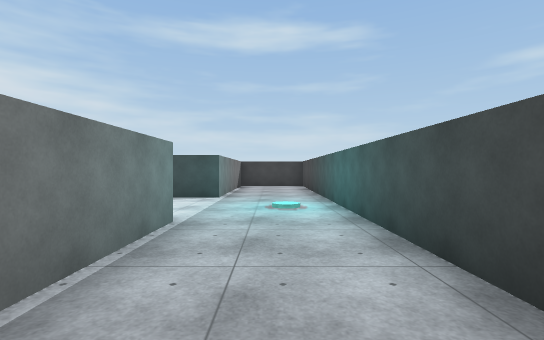
[1] (above)

17 first-person views from a walk through a scene from a Unity 3-D project. The camera is 1.3 m above the floor, looks level and sees 85° across. The floor is counted in squares, 2 m on a side. Each view is taken from the middle of a square. On the plan, view 1 faces up. The plan holds only what a view shows up to about 9 squares ahead; the rest is blank. The place goes on beyond the plan. The player is left out. Some animated figures are not drawn. Surface patterns are stand-ins for the level's own textures.

[2]
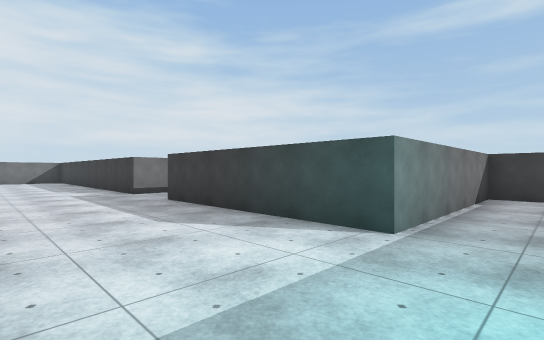

[3]
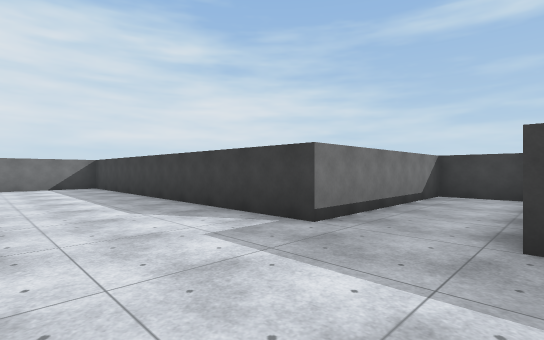

[4]
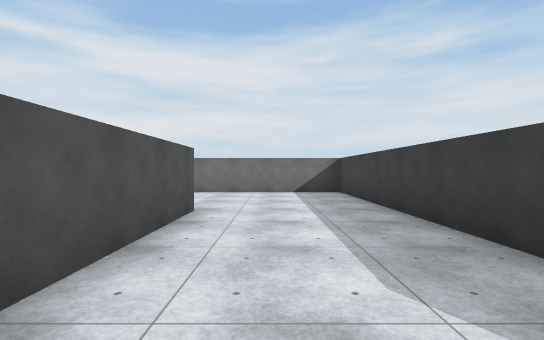

[5]
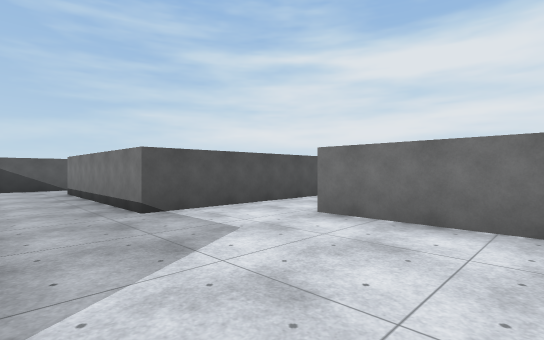

[6]
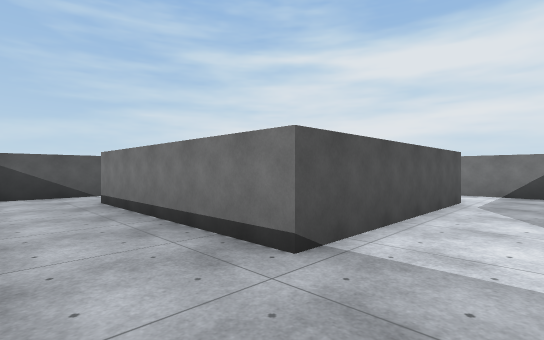

[7]
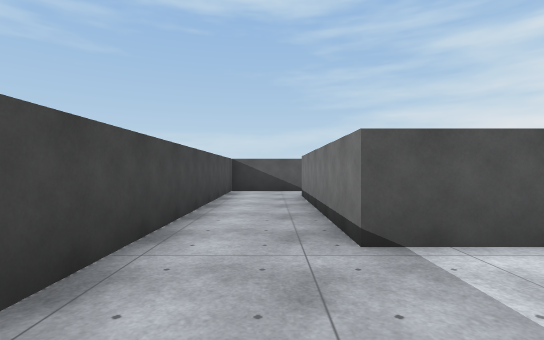

[8]
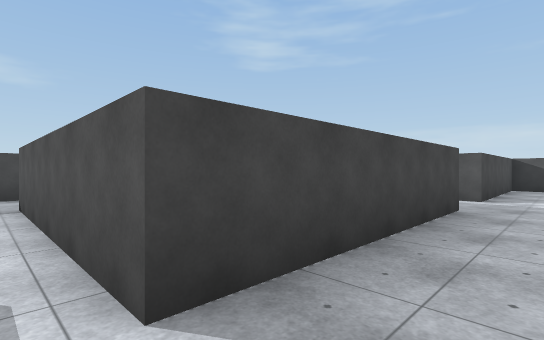

[9]
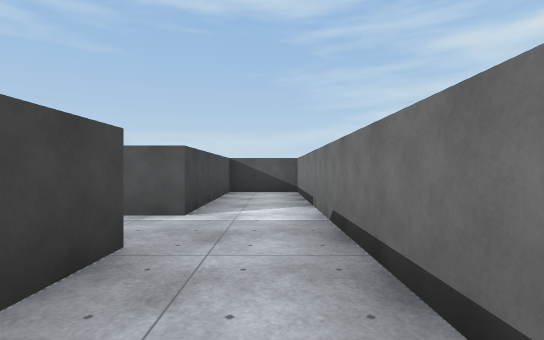

[10]
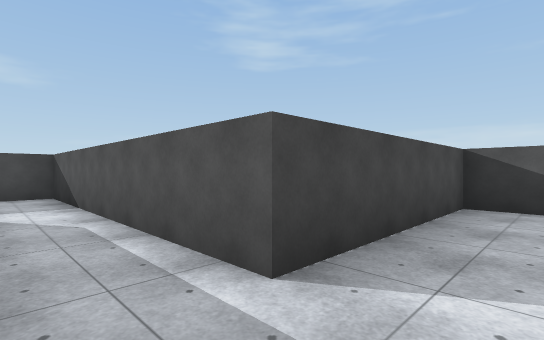

[11]
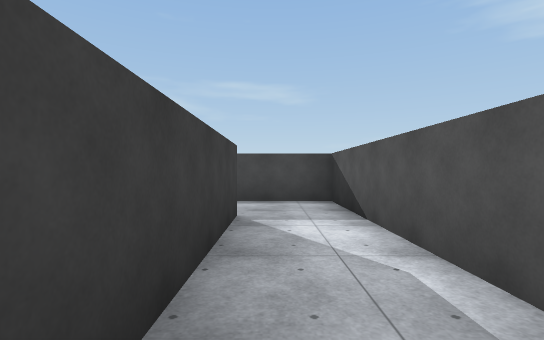

[12]
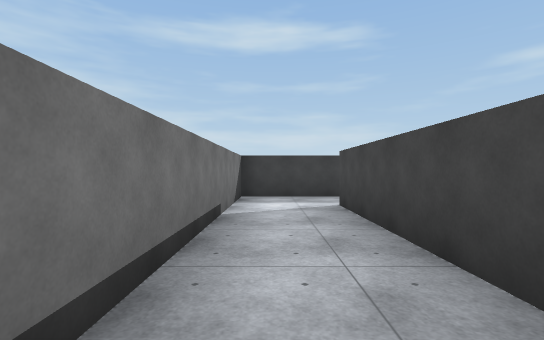

[13]
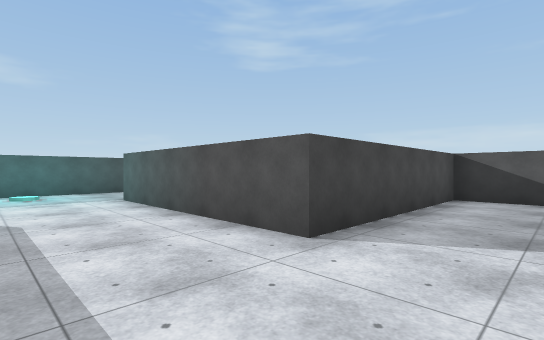

[14]
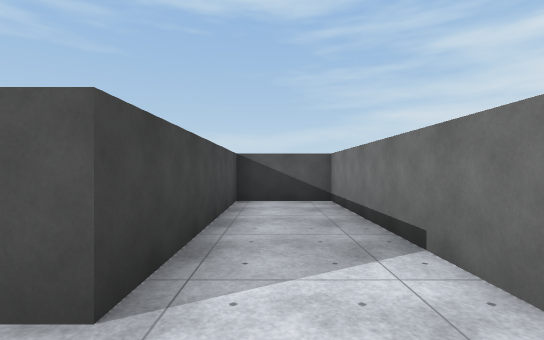

[15]
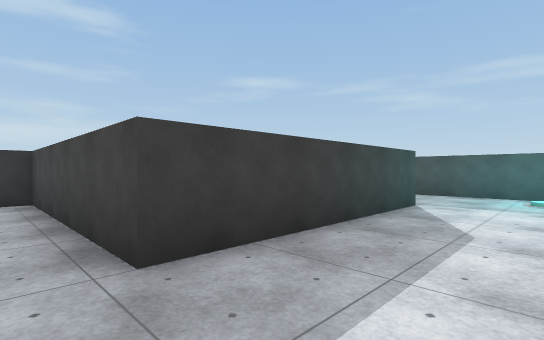

[16]
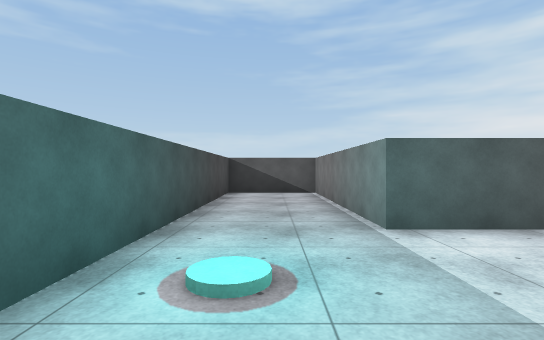

[17]
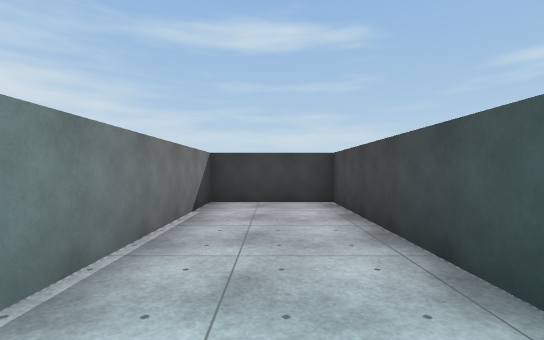

### Floor plan
Points are (right, up) in squares from view 1. A wall is a line through its corners. A room is listed if a view was taken in it or the views show most of it. See-through windows are left out.
Room 1 (views 1, 2, 3, 4, 5, 6, 7, 8, 9, 10, 11, 12, 13, 14, 15, 16, 17)
walls: (-8.3, 3.8) (-8.3, -1.3) (-6.3, -1.3) (-6.3, 3.8) (-1.2, 3.8) (-1.2, -1.5) (1.3, -1.5) (1.3, 12) (-1.2, 12) (-1.2, 7) (-6.3, 7) (-6.3, 12) (-8.3, 12) (-8.3, 7) (-17.8, 7) (-17.8, 2.2); (-13.8, 3.8) (-10.2, 3.8); (-20.2, 2.2) (-22.8, 2.2) (-22.8, -10.8) (-20.8, -10.8) (-20.8, -6.3) (-13.8, -6.3) (-13.8, 1.8); (-20.8, -4.5) (-20.8, 0.5) (-15.8, 0.5) (-15.8, -4.5) (-19.5, -4.5)
objects: cyan disc (0, 5)

Positions as (right, up) in squares from view 1, and headings:
1: (0, 0), facing up
2: (0, 4), facing up-left
3: (-6, 4), facing up-left
4: (-9, 5), facing left
5: (-14, 5), facing down-left
6: (-14, 2), facing down-left
7: (-15, 3), facing down
8: (-22, 1), facing down-right
9: (-22, -2), facing down
10: (-22, -5), facing down-right
11: (-20, -5), facing right
12: (-22, -5), facing up
13: (-8, 6), facing down-right
14: (-7, 5), facing down
15: (-7, 5), facing up-right
16: (0, 7), facing down
17: (0, 6), facing up
